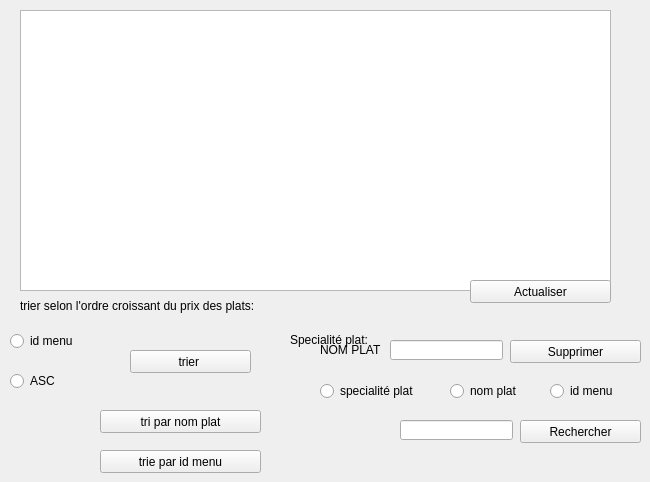
        <widget class="QWidget" name="tab_16">
         <attribute name="title">
          <string>Consulter</string>
         </attribute>
         <widget class="QTableView" name="tableView_3">
          <property name="geometry">
           <rect>
            <x>20</x>
            <y>10</y>
            <width>591</width>
            <height>281</height>
           </rect>
          </property>
         </widget>
         <widget class="QLineEdit" name="textDelete_5">
          <property name="geometry">
           <rect>
            <x>390</x>
            <y>340</y>
            <width>113</width>
            <height>20</height>
           </rect>
          </property>
         </widget>
         <widget class="QLabel" name="label_59">
          <property name="geometry">
           <rect>
            <x>320</x>
            <y>340</y>
            <width>61</width>
            <height>20</height>
           </rect>
          </property>
          <property name="text">
           <string>NOM PLAT </string>
          </property>
         </widget>
         <widget class="QPushButton" name="pushButton_23">
          <property name="geometry">
           <rect>
            <x>510</x>
            <y>340</y>
            <width>131</width>
            <height>23</height>
           </rect>
          </property>
          <property name="text">
           <string>Supprimer</string>
          </property>
         </widget>
         <widget class="QPushButton" name="pushButton_24">
          <property name="geometry">
           <rect>
            <x>520</x>
            <y>420</y>
            <width>121</width>
            <height>23</height>
           </rect>
          </property>
          <property name="text">
           <string>Rechercher</string>
          </property>
         </widget>
         <widget class="QLabel" name="label_60">
          <property name="geometry">
           <rect>
            <x>290</x>
            <y>330</y>
            <width>91</width>
            <height>20</height>
           </rect>
          </property>
          <property name="text">
           <string>Specialité plat:</string>
          </property>
         </widget>
         <widget class="QLineEdit" name="lineEdit_24">
          <property name="geometry">
           <rect>
            <x>400</x>
            <y>420</y>
            <width>113</width>
            <height>20</height>
           </rect>
          </property>
         </widget>
         <widget class="QPushButton" name="pushButton_25">
          <property name="geometry">
           <rect>
            <x>130</x>
            <y>350</y>
            <width>121</width>
            <height>23</height>
           </rect>
          </property>
          <property name="text">
           <string>trier </string>
          </property>
         </widget>
         <widget class="QLabel" name="label_61">
          <property name="geometry">
           <rect>
            <x>20</x>
            <y>290</y>
            <width>251</width>
            <height>31</height>
           </rect>
          </property>
          <property name="text">
           <string>trier selon l'ordre croissant du prix des plats:</string>
          </property>
         </widget>
         <widget class="QRadioButton" name="radioButton_7">
          <property name="geometry">
           <rect>
            <x>320</x>
            <y>380</y>
            <width>111</width>
            <height>22</height>
           </rect>
          </property>
          <property name="text">
           <string>specialité plat </string>
          </property>
         </widget>
         <widget class="QRadioButton" name="radioButton_8">
          <property name="geometry">
           <rect>
            <x>450</x>
            <y>380</y>
            <width>81</width>
            <height>22</height>
           </rect>
          </property>
          <property name="text">
           <string>nom plat</string>
          </property>
         </widget>
         <widget class="QRadioButton" name="radioButton_9">
          <property name="geometry">
           <rect>
            <x>550</x>
            <y>380</y>
            <width>81</width>
            <height>22</height>
           </rect>
          </property>
          <property name="text">
           <string>id menu</string>
          </property>
         </widget>
         <widget class="QRadioButton" name="tri_azizA">
          <property name="geometry">
           <rect>
            <x>10</x>
            <y>330</y>
            <width>111</width>
            <height>22</height>
           </rect>
          </property>
          <property name="text">
           <string>id menu</string>
          </property>
         </widget>
         <widget class="QRadioButton" name="tri_azizB">
          <property name="geometry">
           <rect>
            <x>10</x>
            <y>370</y>
            <width>111</width>
            <height>22</height>
           </rect>
          </property>
          <property name="text">
           <string>ASC</string>
          </property>
         </widget>
         <widget class="QPushButton" name="tri_aziz">
          <property name="geometry">
           <rect>
            <x>100</x>
            <y>410</y>
            <width>161</width>
            <height>23</height>
           </rect>
          </property>
          <property name="text">
           <string>tri par nom plat</string>
          </property>
         </widget>
         <widget class="QPushButton" name="tri_aziz_1">
          <property name="geometry">
           <rect>
            <x>100</x>
            <y>450</y>
            <width>161</width>
            <height>23</height>
           </rect>
          </property>
          <property name="text">
           <string>trie par id menu</string>
          </property>
         </widget>
         <widget class="QPushButton" name="pushButton_26">
          <property name="geometry">
           <rect>
            <x>470</x>
            <y>280</y>
            <width>141</width>
            <height>23</height>
           </rect>
          </property>
          <property name="text">
           <string>Actualiser</string>
          </property>
         </widget>
        </widget>
